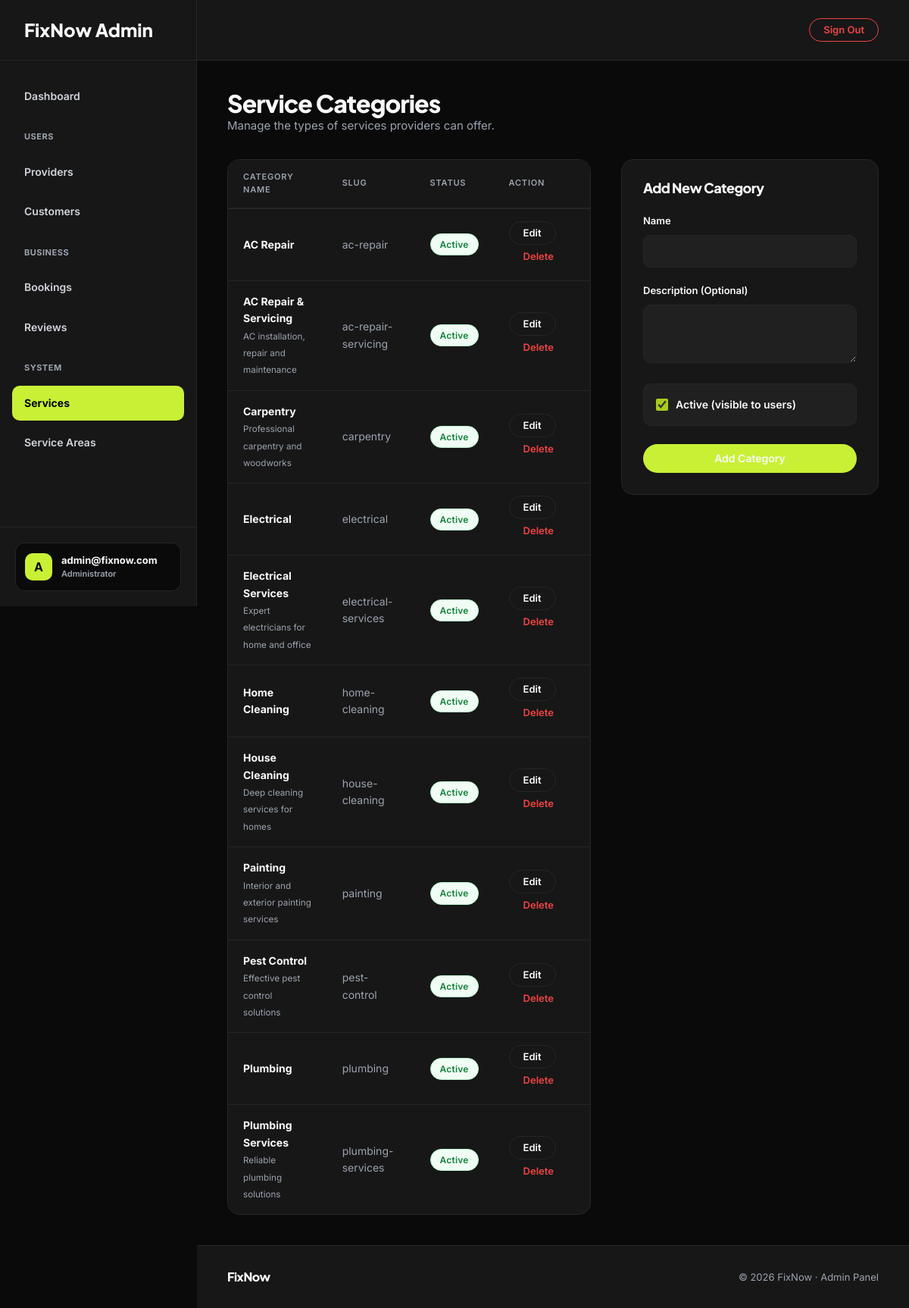
/dashboard/categories/ (signed in), run on the app's committed database.
### fixnow_app/models.py (models this page shows, shortened)
class CustomUser(AbstractUser):
    USER_TYPE_CHOICES = (
        ('customer', 'Customer'),
        ('provider', 'Provider'),
    )
    username = None
    email = models.EmailField(unique=True)
    phone = models.CharField(max_length=20, blank=True, null=True)
    user_type = models.CharField(max_length=20, choices=USER_TYPE_CHOICES, blank=True, null=True)
    created_at = models.DateTimeField(auto_now_add=True)
    updated_at = models.DateTimeField(auto_now=True)
    USERNAME_FIELD = 'email'
    REQUIRED_FIELDS = []
    objects = CustomUserManager()

class ServiceCategory(models.Model):
    name = models.CharField(max_length=100)
    slug = models.SlugField(unique=True)
    icon = models.ImageField(upload_to='category_icons/', blank=True, null=True)
    description = models.TextField(blank=True)
    is_active = models.BooleanField(default=True)
    created_at = models.DateTimeField(auto_now_add=True)
    class Meta:
        verbose_name_plural = 'Service Categories'
        ordering = ['name']

### fixnow_app/views/admin_views.py (the view, shortened to what this page needs)
# urls.py: path('dashboard/categories/', views.admin_category_list, name='admin_category_list'),
@login_required(login_url='admin_login')
def admin_category_list(request):
    if not request.user.is_staff:
        return redirect('admin_login')
    categories = ServiceCategory.objects.all().order_by('name')
    return render(request, 'admin_pages/category_list.html', {
        'categories': categories,
    })

### templates/admin_pages/category_list.html (shortened to what this page needs)
{% extends "admin_pages/base.html" %}
{% block nav_categories %}active{% endblock %}
{% block content %}
<div class="fn-page-header">
    <div style="display: flex; justify-content: space-between; align-items: flex-end; flex-wrap: wrap; gap: 24px;">
        <div>
            <h1 class="fn-display fn-display-sm">Service Categories</h1>
            <p class="fn-page-sub">Manage the types of services providers can offer.</p>
        </div>
    </div>
</div>
<div class="fn-two-col" style="align-items: flex-start; gap: 40px; grid-template-columns: 1fr 340px;">
    <div class="fn-table-wrap">
        <table class="fn-table">
            <thead>
                <tr>
                    <th>Category Name</th>
                    <th>Slug</th>
                    <th>Status</th>
                    <th>Action</th>
                </tr>
            </thead>
            <tbody>
                {% for category in categories %}
                <tr>
                    <td>
                        <strong style="color: var(--fn-text-1);">{{ category.name }}</strong>
                        {% if category.description %}
                        <br><small style="color: var(--fn-text-3);">{{ category.description|truncatechars:50 }}</small>
                        {% endif %}
                    </td>
                    <td style="color: var(--fn-text-3);">{{ category.slug }}</td>
                    <td>
                        {% if category.is_active %}
                            <span class="fn-badge fn-badge-approved">Active</span>
                        {% else %}
                            <span class="fn-badge fn-badge-rejected">Inactive</span>
                        {% endif %}
                    </td>
                    <td>
                        <button type="button" class="fn-btn fn-btn-ghost fn-btn-sm" onclick="editCategory('{{ category.id }}', '{{ category.name|escapejs }}', '{{ category.description|escapejs }}', {% if category.is_active %}true{% else %}false{% endif %})">Edit</button>
                        <form method="POST" style="display:inline;" onsubmit="return confirm('Delete this category completely?');">
                            <button type="submit" class="fn-btn fn-btn-ghost fn-btn-sm" style="color: #ef4444; border-color: transparent;">Delete</button>
                        </form>
                    </td>
                </tr>
                {% empty %}
                <tr>
                    <td colspan="4" class="fn-empty" style="padding: 60px 20px;">
                        <div class="fn-empty-sub">No categories created yet.</div>
                    </td>
                </tr>
                {% endfor %}
            </tbody>
        </table>
    </div>
    <div class="fn-card" id="categoryFormCard" style="position: sticky; top: 120px;">
        <h3 class="fn-display" style="font-size: 18px; margin-bottom: 24px;" id="formTitle">Add New Category</h3>
        <form method="POST" id="categoryForm">
            <div class="fn-field">
                <label class="fn-label">Name</label>
                <input type="text" name="name" id="catName" class="fn-input" required>
            </div>
            <div class="fn-field">
                <label class="fn-label">Description (Optional)</label>
                <textarea name="description" id="catDesc" class="fn-input" rows="3"></textarea>
            </div>
            <label style="display: flex; align-items: center; gap: 10px; padding: 16px; border: 1px solid var(--fn-border); border-radius: 10px; cursor: pointer; background: #202020; margin-bottom: 24px;">
                <input type="checkbox" name="is_active" id="catActive" checked style="width: 16px; height: 16px; accent-color: var(--fn-accent-dark);">
                <span style="font-size:14px; font-weight:600; color: var(--fn-text-1);">Active (visible to users)</span>
            </label>
            <div style="display: flex; gap: 12px;">
                <button type="submit" class="fn-btn fn-btn-primary" style="flex: 1;" id="formSubmitBtn">Add Category</button>
            </div>
        </form>
    </div>
</div>
{% endblock %}

### templates/admin_pages/base.html (shortened to what this page needs)
{% load static %}
<!DOCTYPE html>
<html lang="en">
<head>
    <link rel="stylesheet" href="{% static 'css/fixnow.css' %}">
    <link rel="stylesheet" href="https://cdnjs.cloudflare.com/ajax/libs/toastr.js/latest/toastr.min.css">
</head>
<body>
<aside class="fn-sidebar">
    <a href="{% url 'admin_dashboard' %}" class="fn-sidebar-logo">FixNow Admin</a>
    <nav class="fn-sidebar-nav">
        <a href="{% url 'admin_dashboard' %}" class="fn-sidebar-link {% block nav_dashboard %}{% endblock %}">Dashboard</a>
        <div style="font-size: 11px; font-weight: 700; color: var(--fn-text-3); text-transform: uppercase; margin: 16px 0 8px 16px; letter-spacing: 0.5px;">Users</div>
        <a href="{% url 'admin_provider_list' %}" class="fn-sidebar-link {% block nav_providers %}{% endblock %}">Providers</a>
        <a href="{% url 'admin_customer_list' %}" class="fn-sidebar-link {% block nav_customers %}{% endblock %}">Customers</a>
        <div style="font-size: 11px; font-weight: 700; color: var(--fn-text-3); text-transform: uppercase; margin: 16px 0 8px 16px; letter-spacing: 0.5px;">Business</div>
        <a href="{% url 'admin_booking_list' %}" class="fn-sidebar-link {% block nav_bookings %}{% endblock %}">Bookings</a>
        <a href="{% url 'admin_review_list' %}" class="fn-sidebar-link {% block nav_reviews %}{% endblock %}">Reviews</a>
        <div style="font-size: 11px; font-weight: 700; color: var(--fn-text-3); text-transform: uppercase; margin: 16px 0 8px 16px; letter-spacing: 0.5px;">System</div>
        <a href="{% url 'admin_category_list' %}" class="fn-sidebar-link {% block nav_categories %}{% endblock %}">Services</a>
        <a href="{% url 'admin_pincode_list' %}" class="fn-sidebar-link {% block nav_pincodes %}{% endblock %}">Service Areas</a>
    </nav>
    <div class="fn-sidebar-footer">
        <div class="fn-user-profile">
            <div class="fn-user-avatar">A</div>
            <div class="fn-user-info">
                <div class="fn-user-name">{{ request.user.email }}</div>
                <div class="fn-user-role">Administrator</div>
            </div>
        </div>
    </div>
</aside>
<div class="fn-main-wrapper">
    <header class="fn-top-header">
        <a href="{% url 'admin_logout' %}" class="fn-btn fn-btn-ghost fn-btn-sm" style="color: #ef4444; border-color: #ef4444;">Sign Out</a>
    </header>
    <div class="fn-content">
        {% block content %}{% endblock %}
    </div>
    <footer class="fn-footer" style="background: var(--fn-bg-card); border-top: 1px solid var(--fn-border);">
        <span class="fn-footer__logo">FixNow</span>
        <span class="fn-footer__copy">
            © 2026 FixNow · Admin Panel
        </span>
    </footer>
</div>
</body>
</html>

### static/css/fixnow.css (style rules this page uses)
:root { --fn-bg: #f5f4ef; --fn-bg-card: #ffffff; --fn-border: #e8e8e8; --fn-text-1: #0d0d0d; --fn-text-2: #4b4b4b; --fn-text-3: #9ca3af; --fn-accent: #c8f135; --fn-accent-dark: #a8cc1a; --fn-red: #ef4444; --fn-font-head: 'Plus Jakarta Sans', sans-serif; --fn-font-body: 'Inter', sans-serif; --fn-radius-card: 16px; --fn-radius-btn: 50px; --fn-shadow-card: 0 1px 3px rgba(0,0,0,0.06); --fn-shadow-action: 0 4px 16px rgba(0,0,0,0.10); --fn-max-width: 1100px; --fn-pad-section: 100px; --fn-pad-mobile: 40px; }
*, *::before, *::after { box-sizing: border-box; margin: 0; padding: 0; }
html { scroll-behavior: smooth; }
body { font-family: var(--fn-font-body); background: var(--fn-bg); color: var(--fn-text-1); font-size: 15px; line-height: 1.6; -webkit-font-smoothing: antialiased; }
a { color: inherit; text-decoration: none; }
button { cursor: pointer; font-family: inherit; }
p { margin-bottom: 1em; }
p:last-child { margin-bottom: 0; }
.fn-display { font-family: var(--fn-font-head); font-weight: 800; line-height: 1.05; letter-spacing: -0.03em; color: var(--fn-text-1); }
.fn-display-sm { font-size: clamp(22px, 3vw, 32px); }
.fn-btn { display: inline-flex; align-items: center; justify-content: center; gap: 8px; padding: 12px 28px; border-radius: var(--fn-radius-btn); font-family: var(--fn-font-body); font-size: 14px; font-weight: 600; border: none; cursor: pointer; text-decoration: none; transition: all 0.2s; white-space: nowrap; line-height: 1; }
.fn-btn-primary { background: var(--fn-accent); color: var(--fn-text-1); }
.fn-btn-ghost { background: transparent; color: var(--fn-text-2); border: 1.5px solid var(--fn-border); }
.fn-btn-sm { padding: 8px 18px; font-size: 13px; }
.fn-card { background: var(--fn-bg-card); border: 1px solid var(--fn-border); border-radius: var(--fn-radius-card); padding: 28px; }
.fn-badge { display: inline-flex; align-items: center; padding: 4px 12px; border-radius: 20px; font-size: 12px; font-weight: 600; font-family: var(--fn-font-body); letter-spacing: 0.2px; }
.fn-badge-approved { background: #f0fdf4; color: #15803d; border: 1px solid #bbf7d0; }
.fn-two-col { display: grid; grid-template-columns: 1fr 1fr; gap: 80px; align-items: center; }
.fn-table-wrap { background: var(--fn-bg-card); border: 1px solid var(--fn-border); border-radius: var(--fn-radius-card); overflow: hidden; }
.fn-table { width: 100%; border-collapse: collapse; font-size: 14px; font-family: var(--fn-font-body); }
.fn-table thead tr { background: var(--fn-bg); border-bottom: 1px solid var(--fn-border); }
.fn-table th { padding: 14px 20px; text-align: left; font-size: 11px; font-weight: 600; text-transform: uppercase; letter-spacing: 0.8px; color: var(--fn-text-3); }
.fn-table td { padding: 16px 20px; color: var(--fn-text-2); border-bottom: 1px solid #f3f4f6; vertical-align: middle; }
.fn-table tbody tr:last-child td { border-bottom: none; }
.fn-field { margin-bottom: 20px; }
.fn-label { display: block; font-size: 13px; font-weight: 600; color: var(--fn-text-1); margin-bottom: 8px; font-family: var(--fn-font-body); }
.fn-input { width: 100%; padding: 12px 16px; border: 1.5px solid var(--fn-border); border-radius: 10px; font-family: var(--fn-font-body); font-size: 14px; color: var(--fn-text-1); background: var(--fn-bg-card); transition: border-color 0.2s, box-shadow 0.2s; box-sizing: border-box; }
.fn-input::placeholder { color: var(--fn-text-3); }
textarea.fn-input { resize: vertical; }
.fn-page-header { margin-bottom: 32px; }
.fn-page-sub { font-size: 15px; color: var(--fn-text-3); }
.fn-footer { border-top: 1px solid var(--fn-border); padding: 28px 40px; display: flex; justify-content: space-between; align-items: center; background: var(--fn-bg); margin-top: auto; }
.fn-footer__logo { font-family: var(--fn-font-head); font-size: 16px; font-weight: 800; letter-spacing: -0.03em; color: var(--fn-text-1); }
.fn-footer__copy { font-size: 13px; color: var(--fn-text-3); }

### data on the page
CustomUser: user.email "admin@fixnow.com"
ServiceCategory: name "AC Repair", slug "ac-repair", is_active "Active"
ServiceCategory: name "AC Repair & Servicing", description "AC installation, repair and maintenance", slug "ac-repair-servicing", is_active "Active"
ServiceCategory: name "Carpentry", description "Professional carpentry and woodworks", slug "carpentry", is_active "Active"
ServiceCategory: name "Electrical", slug "electrical", is_active "Active"
ServiceCategory: name "Electrical Services", description "Expert electricians for home and office", slug "electrical-services", is_active "Active"
ServiceCategory: name "Home Cleaning", slug "home-cleaning", is_active "Active"
ServiceCategory: name "House Cleaning", description "Deep cleaning services for homes", slug "house-cleaning", is_active "Active"
ServiceCategory: name "Painting", description "Interior and exterior painting services", slug "painting", is_active "Active"
ServiceCategory: name "Pest Control", description "Effective pest control solutions", slug "pest-control", is_active "Active"
ServiceCategory: name "Plumbing", slug "plumbing", is_active "Active"
ServiceCategory: name "Plumbing Services", description "Reliable plumbing solutions", slug "plumbing-services", is_active "Active"
